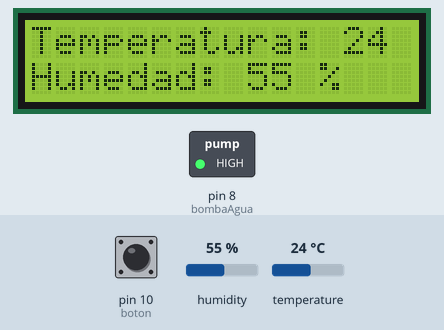
Bench run of a sketch on a simulated Arduino Uno, built with avr-gcc and run on an emulated ATmega328P. Parts: 16×2 character LCD, switched loads named in the sketch (green lamp = pin HIGH). The inputs (shaded band) are chosen by the test bench; at power-on: pin 10 (boton) LOW, humidity 55 %, temperature 24 °C. Not simulated (calls return 0 or success): arduino_secrets.h.

Above: at 1.2 s.
1.3 s: pin 10 (boton) pulled HIGH for 0.15 s
At 2.1 s:
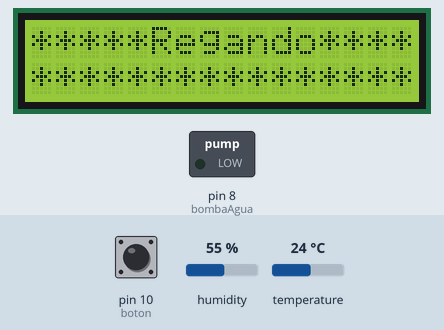
3.8 s: humidity set to 22 %
At 5.5 s:
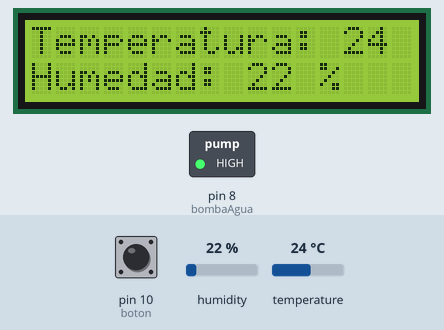
5.8 s: temperature set to 12 °C
At 7.1 s:
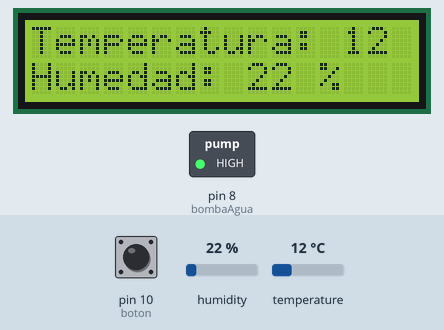
7.8 s: humidity set to 40 %
At 9.5 s:
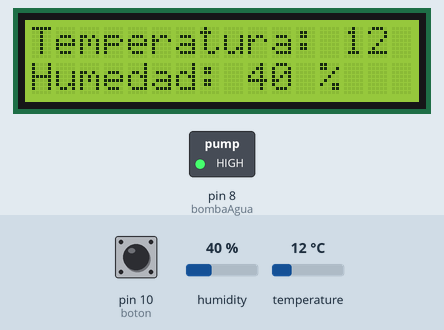
9.9 s: temperature set to 19 °C
At 10.7 s:
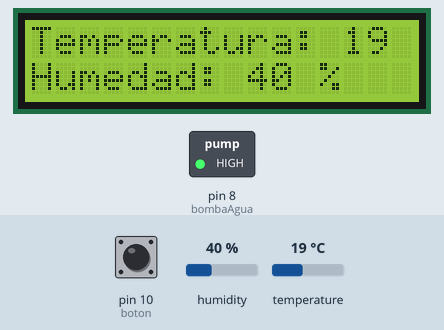
11.9 s: pin 10 (boton) pulled HIGH for 3.2 s
At 13.1 s:
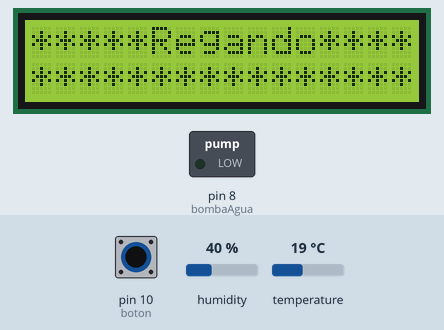
Timing chart, 0 to 17.5 s (numbered marks = the images above; inputs shaded):
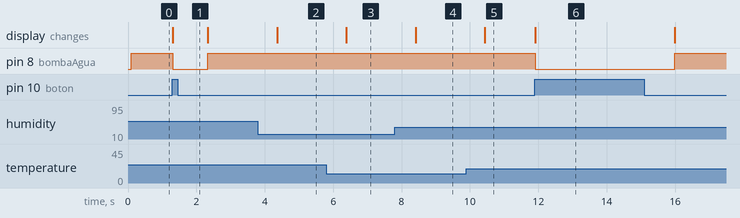

The sketch:

Proyecto_Sistema_de_Riego.ino
```cpp
#include "arduino_secrets.h"


#include <DHT.h>
#include <DHT_U.h>
#include <LiquidCrystal.h>

//Pines
int bombaAgua = 8;
int sensorTemp = 9;
int boton = 10;

//variables
int temp;
int hum;
int estadoBoton;

//Objetos
LiquidCrystal lcd(7,6,5,4,3,2);
DHT dht(sensorTemp, DHT11);

void setup() {
 //setup Pantalla
  lcd.begin(16, 2);

  //setup rele
  pinMode(bombaAgua,OUTPUT);

  //setup Sensor temp
  dht.begin();

  //setup boton
  pinMode(boton, INPUT);
}

void loop() {
  //Inicializacion de Variables sensor
  temp = dht.readTemperature();
  hum = dht.readHumidity();
  estadoBoton=digitalRead(boton);

  //Pantalla
  lcd.setCursor(0,0);
  lcd.print("Temperatura: " + String(temp) +" Â°C");
  lcd.setCursor(0,1);
  lcd.print("Humedad: "+ String(hum) +" %   " );

  if(temp>=25&&hum<=20){ //Condicion para regar automaticamente
    digitalWrite(bombaAgua, LOW); //Prender bomba de agua

     lcd.setCursor(0,0);
     lcd.print("*****Regando****"); // Mostrar en la pantalla LCD
     lcd.setCursor(0,1);
     lcd.print("****************");
     delay(5000); //Durante 5 segundos

  } else if(estadoBoton==HIGH){ //Si se presiona el botÃ³n
     digitalWrite(bombaAgua, LOW); //Prender bomba de agua

     lcd.setCursor(0,0);
     lcd.print("*****Regando****"); // Mostrar en la pantalla LCD
     lcd.setCursor(0,1);
     lcd.print("****************");
     delay(1000); //Durante un segundo

  } else { //Si ninguna de las condiciones anteriores...
    digitalWrite(bombaAgua, HIGH); //Bomba apagada
  }

  //Si no recibe informacion del sensor
  if(temp==0&&hum==0){
     lcd.setCursor(0,0);
     lcd.print("*****ERROR******"); // Mostrar en la pantalla LCD
     lcd.setCursor(0,1);
     lcd.print("***NO SENSOR***");
     delay(1000); //Actualizacion cada segundo
  }
}
```

Measured:
- after the input at 1.3 s, pin 8 (bombaAgua): HIGH → LOW at once, → HIGH 1.0 s later; the display: changes at once (image 1)
- after the input at 3.8 s, the display: changes after 0.56 s (image 2)
- after the input at 5.8 s, the display: changes after 0.59 s (image 3)
- after the input at 7.8 s, the display: changes after 0.62 s (image 4)
- after the input at 9.9 s, the display: changes after 0.54 s (image 5)
- after the input at 11.9 s, pin 8 (bombaAgua): HIGH → LOW at once, → HIGH 4.1 s later; the display: changes at once (image 6)
